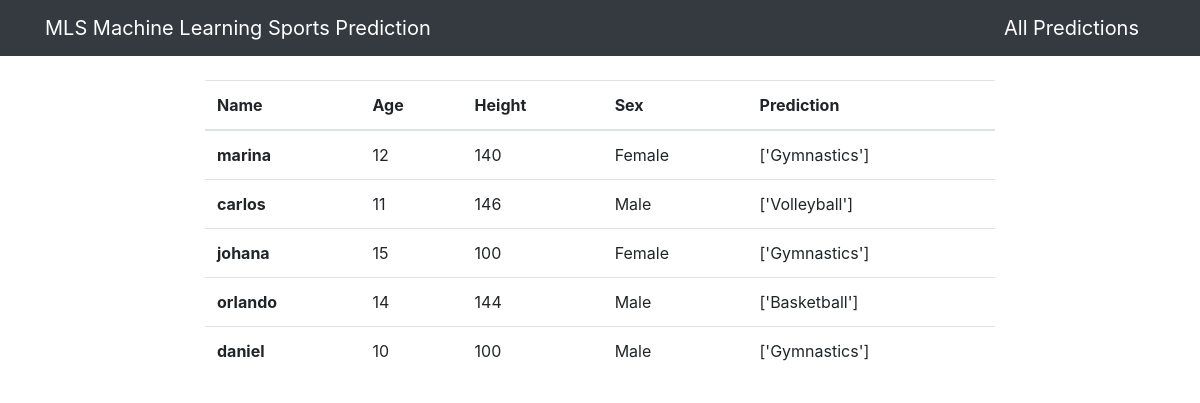
Before: /predictions/ with the older database file.
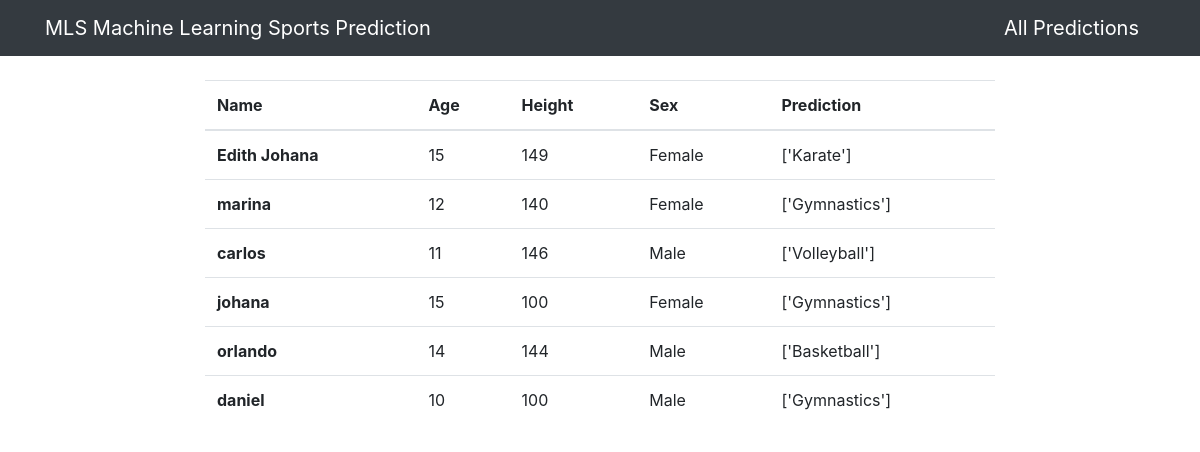
After: the same page with the newer database file.
### mlsapp/models.py (models this page shows, shortened)
class Data(models.Model):
    name = models.CharField(max_length=100, null=True)
    age = models.PositiveIntegerField(
        validators = [
            MinValueValidator(8),
            MaxValueValidator(17)
        ],
        null=True)
    height = models.PositiveIntegerField(null=True)
    sex = models.PositiveIntegerField(choices=GENDER, null=True)
    predictions = models.CharField(max_length=100, blank=True)
    date = models.DateTimeField(auto_now_add=True)
    class Meta:
        ordering = ['-date']

### mlsapp/views.py (the view)
# urls.py: path('predictions/', views.predictions, name='mlsapp-predictions')
def predictions(request):
    predicted_sports = Data.objects.all()
    context = {
        'predicted_sports': predicted_sports
    }
    return render(request, 'mlsapp/predictions.html', context)

### templates/mlsapp/predictions.html (shortened to what this page needs)
{% extends 'partials/base.html' %}
{% block content %}
<div clas="container">
    <div class="row mt-4">
        <div class="col-md-8 offset-md-2">
            <table class="table">
                <thead>
                  <tr>
                    <th scope="col">Name</th>
                    <th scope="col">Age</th>
                    <th scope="col">Height</th>
                    <th scope="col">Sex</th>
                    <th scope="col">Prediction</th>
                  </tr>
                </thead>
                <tbody>
                  {% for data in predicted_sports %}
                  <tr>
                    <th scope="row">{{ data.name }}</th>
                    <td>{{ data.age }}</td>
                    <td>{{ data.height }}</td>
                    <td>{% if data.sex == 0 %}
                          Female
                        {%else %}
                          Male
                        {% endif %}
                    </td>
                    <td>{{ data.predictions }}</td>
                  </tr>
                  {% endfor %}
                </tbody>
              </table>
        </div>
    </div>
</div>
{% endblock %}

Changed rows visible on the page:
added Data: name "Edith Johana", age "15", height "149", sex "Female", predictions "['Karate']"
